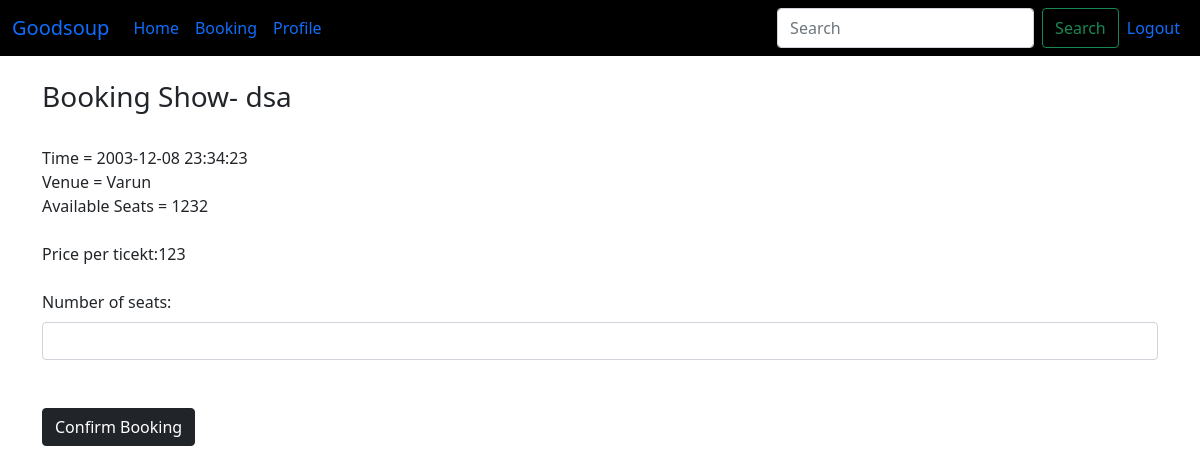
Page /user-booking/1/3 (signed in) on the earlier database version.
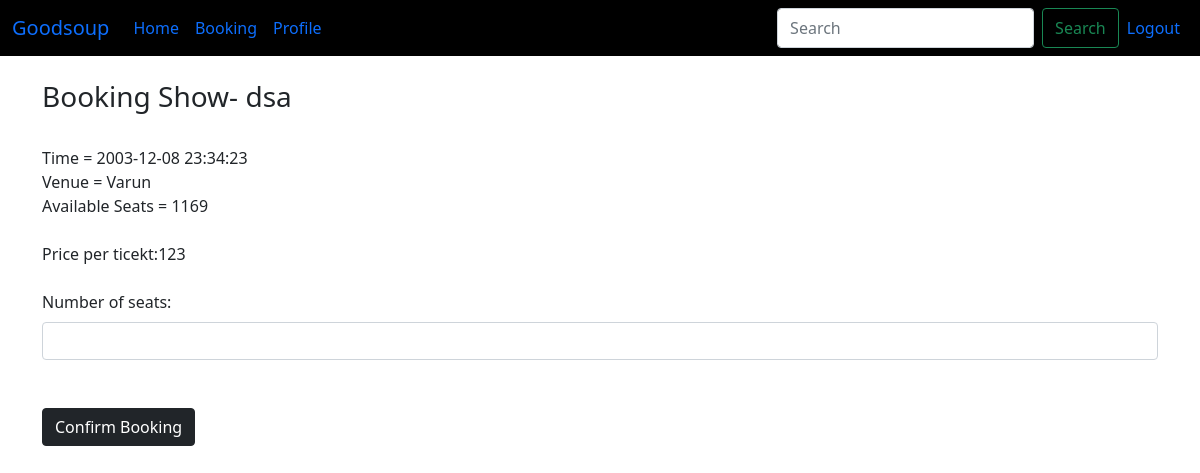
Same page on the later database version.
### main.py (models this page shows)
class Show(db.Model):
    id = db.Column(db.Integer, primary_key=True)
    venue_id = db.Column(db.Integer, db.ForeignKey('venue.id'))
    name = db.Column(db.String(255), nullable=False)
    rating = db.Column(db.Float, nullable=False)
    tags = db.Column(db.String(255))
    show_timing = db.Column(db.DateTime)
    ticket_price = db.Column(db.Integer,nullable=False)
    available_seats=db.Column(db.Integer,nullable=False)
    date_added = db.Column(db.DateTime, default=datetime.utcnow())

class Venue(db.Model):
    id = db.Column(db.Integer, primary_key=True)
    name = db.Column(db.String(255), nullable=False)
    place = db.Column(db.String(255), nullable=False)
    location = db.Column(db.String(255), nullable=False)
    shows = db.relationship('Show', backref = 'shows')
    Capacity = db.Column(db.Integer, nullable=False)
    date_added = db.Column(db.DateTime, default=datetime.utcnow())

### main.py (the view, shortened to what this page needs)
@app.route('/user-booking/<int:venue_id>/<int:show_id>',methods=['GET','POST'])
@login_required
def booking(venue_id,show_id):
    form =bookingForm()
    venue = Venue.query.get_or_404(venue_id)
    show = Show.query.get_or_404(show_id)
    return render_template('booking_show.html',show=show,venue=venue,form=form)

### main.py
class bookingForm(FlaskForm):
    number_of_seats = IntegerField('Number of seats: ',validators=[DataRequired()])
    submit=SubmitField("Confirm Booking")

class SearchForm(FlaskForm):
    searched = StringField("Searched", validators=[DataRequired()])
    submit = SubmitField("Search")

### main.py (called while the page is built)
@app.context_processor
def user_navbar():
    form = SearchForm()
    return dict(form=form)

@userlogin_manager.user_loader
def load_user(user_id):
    return Users.query.filter_by(id=int(user_id)).first()

### templates/booking_show.html (shortened to what this page needs)
{% extends 'baseuser.html' %}
{% block content %}
<h3>
Booking Show- {{ show.name }}
</h3 >
Time = {{ show.show_timing }}
Venue = {{ venue.name }}
Available Seats = {{ show.available_seats }}
Price per ticekt:{{ show.ticket_price }}
<form method="POST">
{{ form.number_of_seats.label(class="form-label") }}
{{ form.number_of_seats(class="form-control")}}
{{form.submit(class="btn btn-dark")}}
</form>
{% endblock %}

### templates/baseuser.html (shortened to what this page needs)
<!doctype html>
<html lang="en">
  <head>
    <link href="https://cdn.jsdelivr.net/npm/bootstrap@5.0.2/dist/css/bootstrap.min.css" rel="stylesheet">
  </head>
  <body>
    {% include 'user_navbar.html' %}
    <br/>
    <div class="container">
    {% block content %}
    {% endblock %}
    </div>
  </body>
</html>

### templates/user_navbar.html (shortened to what this page needs)
  <nav class="navbar navbar-expand-lg bg-body-dark" style='background-color: black;'>
    <div class="container-fluid">
      <a class="navbar-brand" href="{{ url_for('home')}}">Goodsoup</a>
      <div class="collapse navbar-collapse" id="navbarSupportedContent">
        <ul class="navbar-nav me-auto mb-2 mb-lg-0">
          <li class="nav-item">
            <a class="nav-link active" aria-current="page" href="{{ url_for('user_dashboard')}}">Home</a>
          </li>
          <li class="nav-item">
            <a class="nav-link" href="{{ url_for('booking',venue_id=1,show_id=5) }}">Booking</a>
          </li>
          <li class="nav-item">
            <a class="nav-link" href="{{ url_for('user_history') }}">Profile</a>
          </li>
        </ul>
        <ul class="navbar-nav ms-auto mb-2 mb-lg-0">
          <form method="POST" action="{{ url_for('search') }}" class="d-flex" role="search">
            <input class="form-control me-2" type="search" placeholder="Search" aria-label="Search" name="searched">
            <button class="btn btn-outline-success" type="submit">Search</button>
          </form>
          <li class="nav-item" >
            <a class="nav-link" href="{{ url_for('user_logout') }}">Logout</a>
          </li>
        </ul>
      </div>
    </div>
  </nav>

Differences in the rows shown:
changed Show "dsa": available_seats "1232" → "1169"
